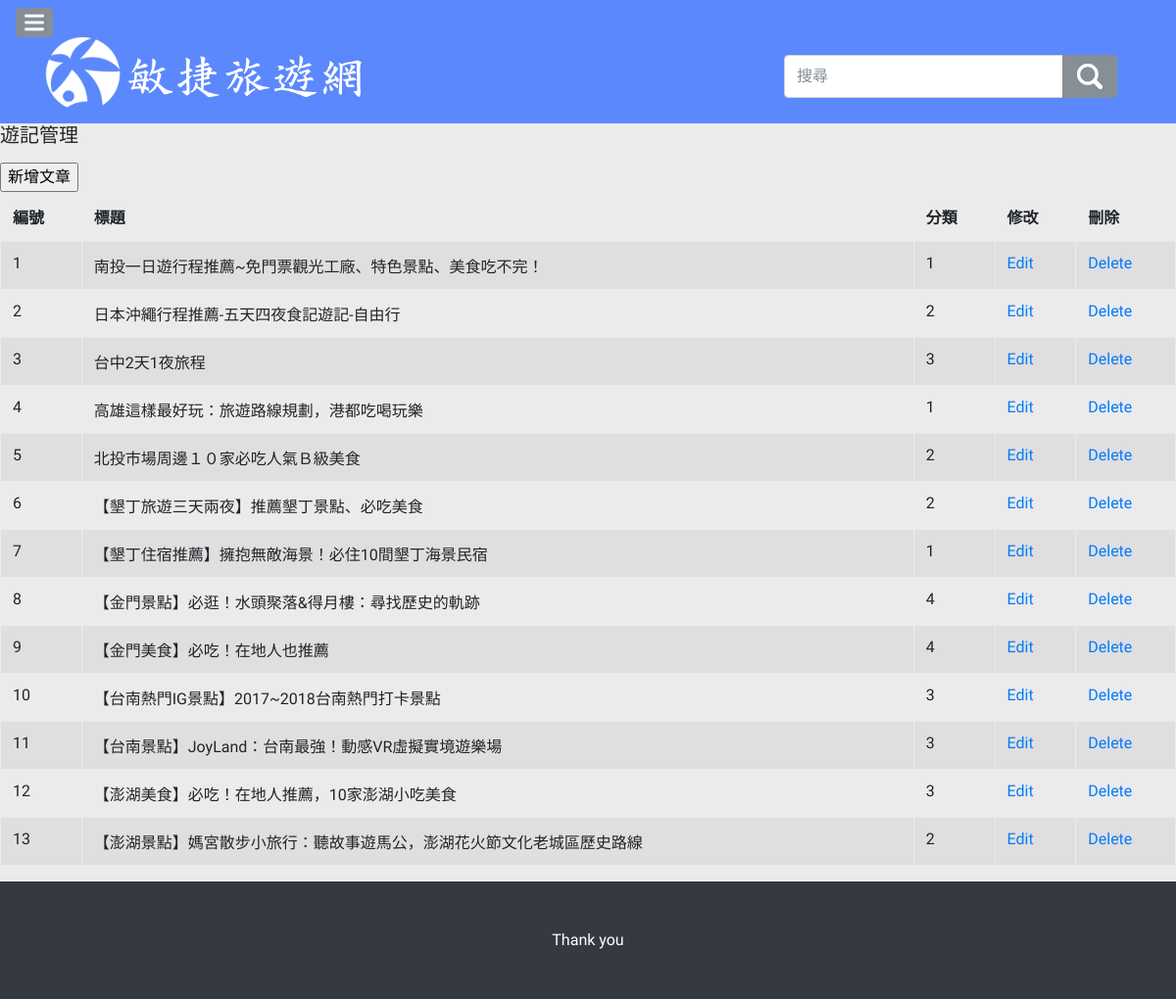
The page /blog_admin.php on the database its author committed.
### tables this page shows
CREATE TABLE `blog` (
  `Id` int(10) UNSIGNED NOT NULL COMMENT '編號',
  `Title` varchar(50) NOT NULL COMMENT '標題',
  `Content` text NOT NULL COMMENT '內容',
  `Member_id` int(10) NOT NULL COMMENT '會員編號',
  `Date` date NOT NULL COMMENT '日期',
  `Pic` varchar(50) NOT NULL COMMENT '圖片名稱'
);

### blog_admin.php (the view, shortened to what this page needs)
<?php include("dbconnect.php");?>
<?php
$query_blog = "SELECT * FROM blog ORDER BY Id ASC";
$blog = mysqli_query($conn, $query_blog) or die(mysqli_error());
$row_blog = mysqli_fetch_assoc($blog);
?>
<html class="no-js" lang="en">
<head>
    <link href="vendor/bootstrap/css/bootstrap.min.css" rel="stylesheet">
    <link href="css/simple-sidebar.css" rel="stylesheet">
</head>
<body style="background-color:#ebebeb">
<div id="wrapper">
        <nav class="navbar navbar-light " style="background-color:#5b88fc">
            <a href="#menu-toggle" class="btn btn-sm btn-secondary" id="menu-toggle"><img src="img/menu.png" vertical-align="center" height="20px"></a>
            <div class="container" >
                <div class="navbar-header">
                    <div>
                        <a><img class="img-responsive"src="img/logo.png" height="80px"align="center"></a>
                        <a><img class="img-responsive"src="img/name3.png" height="50px" align="center"></a>
                    </div>
                </div>
                <div class="input-group col-lg-4">
                    <input type="search" class="form-control" placeholder="搜尋">
                    <span class="input-group-btn">
                        <button class="btn btn-secondary" type="button"><img src="img/search.png" height="30px"></button>
                    </span>
                </div>
            </div>
        </nav>
          <div class="row">
            <div class="col-lg-12">
                  <div class="box">
                      <header>
                          <h5>遊記管理</h5><p>    </p><a href="blog_add.php"><input type="submit" value="新增文章"></a>
                      </header>
                      <div id="collapse4" class="body">
                            <table id="dataTable" class="table table-bordered table-condensed table-hover table-striped">
                              <thead>
                                <tr>
                                  <th>編號</th>
                                  <th>標題</th>
                                  <th>分類</th>
                                  <th>修改</th>
                                  <th>刪除</th>
                                </tr>
                                </thead>
                              <tbody>
                               <?php do { ?>
                                <tr>
                                  <td><?php echo $row_blog['Id']; ?></td>
                                  <td><?php echo $row_blog['Title']; ?></td>
                                  <td><?php echo $row_blog['Member_id']; ?></td>
                                  <td><a href="blog_edit.php?Id=<?php echo $row_blog['Id']; ?>">Edit</a></td>
                                  <td><a href="blog_del.php?Id=<?php echo $row_blog['Id']; ?>">Delete</a></td>
                                  </tr>
                                <?php } while ($row_blog = mysqli_fetch_assoc($blog)); ?>
                              </tbody>
                            </table>
                      </div>
                  </div>
              </div>
          </div>
        </div>
<footer class="py-5 bg-dark">
    <div>
        <p class="m-0 text-center text-white">Thank you</p>
    </div>
</footer>
</body>
</html>

### css/simple-sidebar.css (style rules this page uses)
body { overflow-x: hidden; }
#wrapper { padding-left: 0; -webkit-transition: all 0.5s ease; -moz-transition: all 0.5s ease; -o-transition: all 0.5s ease; transition: all 0.5s ease; }
@media (min-width:768px) { #wrapper { padding-left: 0; } }

### blog_admin.php (style rules this page uses)
body { font-family: 'Pangolin', cursive; }

### rows shown on the page
blog: Id "1", Title "南投一日遊行程推薦~免門票觀光工廠、特色景點、美食吃不完！", Member "1"
blog: Id "2", Title "日本沖繩行程推薦-五天四夜食記遊記-自由行", Member "2"
blog: Id "3", Title "台中2天1夜旅程", Member "3"
blog: Id "4", Title "高雄這樣最好玩：旅遊路線規劃，港都吃喝玩樂", Member "1"
blog: Id "5", Title "北投市場周邊１０家必吃人氣Ｂ級美食", Member "2"
blog: Id "6", Title "【墾丁旅遊三天兩夜】推薦墾丁景點、必吃美食", Member "2"
blog: Id "7", Title "【墾丁住宿推薦】擁抱無敵海景！必住10間墾丁海景民宿", Member "1"
blog: Id "8", Title "【金門景點】必逛！水頭聚落&得月樓：尋找歷史的軌跡", Member "4"
blog: Id "9", Title "【金門美食】必吃！在地人也推薦", Member "4"
blog: Id "10", Title "【台南熱門IG景點】2017~2018台南熱門打卡景點", Member "3"
blog: Id "11", Title "【台南景點】JoyLand：台南最強！動感VR虛擬實境遊樂場", Member "3"
blog: Id "12", Title "【澎湖美食】必吃！在地人推薦，10家澎湖小吃美食", Member "3"
blog: Id "13", Title "【澎湖景點】媽宮散步小旅行：聽故事遊馬公，澎湖花火節文化老城區歷史路線", Member "2"
